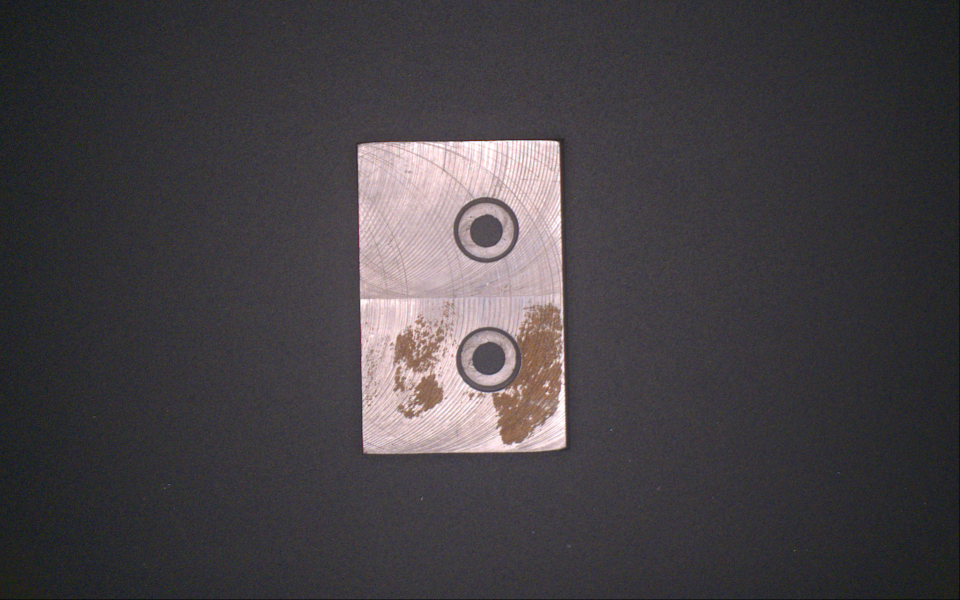
#> input picture Data/Camera/Basler/Image_001.png, 1920 x 1200 px, found by its file name (shown at 1/2 size)
$ python mod2.py
#> lines starting #> are read from the running program, lines starting #| are printed output that depends on the picture; pictures that were not available may be replaced by others from this repository, and a replacement may not be noted
import cv2
import numpy as np
import matplotlib.pyplot as plt
from skimage.exposure import match_histograms
import sys
# Add access to the custom utilities
if '../../src' not in sys.path:
    sys.path.append('../../src')
import Utilities.File_IO as File_IO

# ---- Load images ----
synthetic = cv2.imread(r"C:\projects\Synth_Eye\Data\Dataset_v1\images\train\Image_001.png")
#> synthetic is the input picture: shape (1200, 1920, 3); mean B, G, R 68.1, 64.3, 68.6
real = cv2.imread(r"C:\projects\Synth_Eye\Data\Dataset_v1\images\test\Image_Background_001.png")
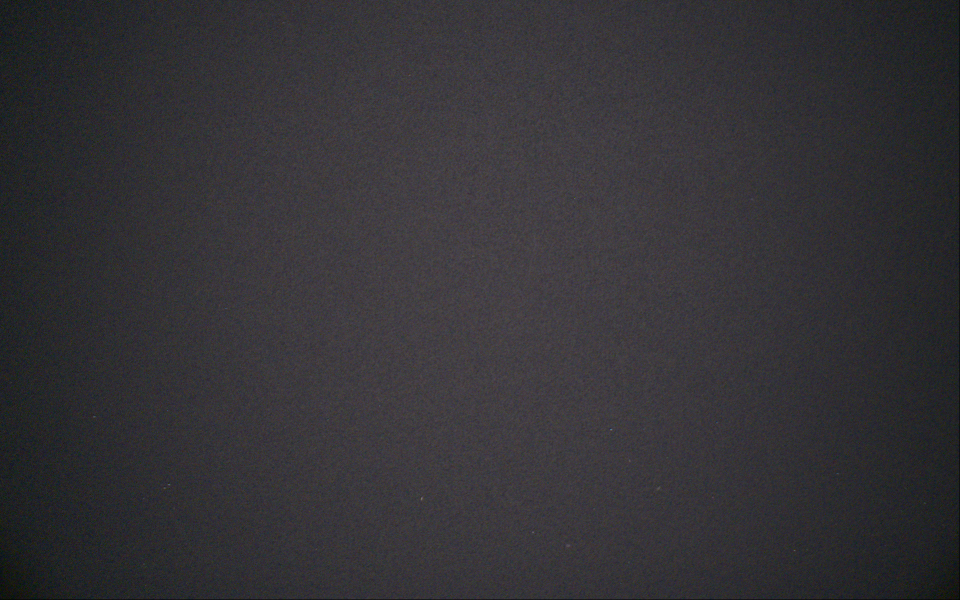
#> input picture Data/Camera/Basler/Image_000.png, 1920 x 1200 px, given in place of Image_Background_001.png, which was not available (shown at 1/2 size)
#> real is the input picture: shape (1200, 1920, 3); mean B, G, R 54.3, 50.5, 52.2

synthetic_rgb = cv2.cvtColor(synthetic, cv2.COLOR_BGR2RGB)
real_rgb = cv2.cvtColor(real, cv2.COLOR_BGR2RGB)

def add_realistic_noise(image, std=8):
#> called with std = 8
    noise = np.random.normal(0, std, image.shape).astype(np.int16)
    noisy = image.astype(np.int16) + noise
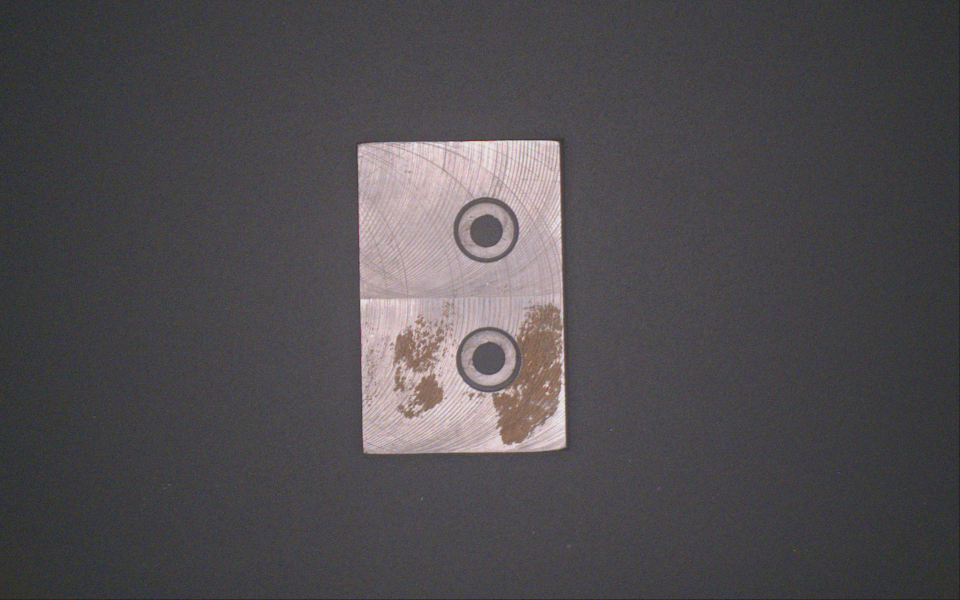
#> noisy: shape (1200, 1920, 3) int16 (shown at 1/2 size); mean R, G, B 68.6, 64.4, 68.1; drawn with min black and max white
    return np.clip(noisy, 0, 255).astype(np.uint8)
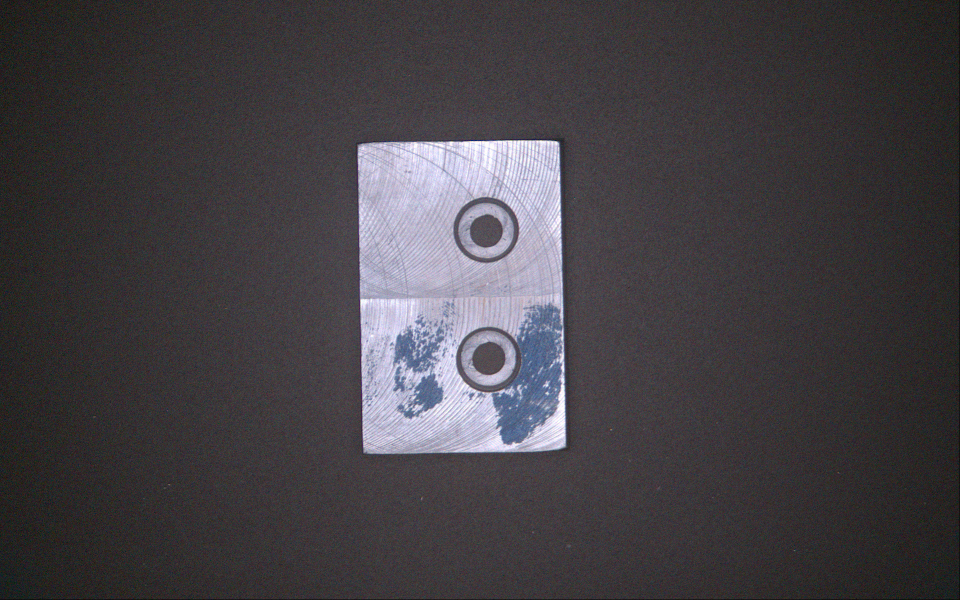
#> returned value: shape (1200, 1920, 3) (shown at 1/2 size); mean of channels 0, 1, 2 68.6, 64.4, 68.1; drawn as B, G, R

def adjust_color_style(image, alpha=0.95, beta=10):
#> called with alpha = 0.95, beta = 10
    adjusted = cv2.convertScaleAbs(image, alpha=alpha, beta=beta)
    warm_factor = np.random.uniform(1.02, 1.08)
    cool_factor = np.random.uniform(0.92, 0.98)
    warm_filter = np.array([[[warm_factor, 1.0, cool_factor]]])
    warmed = np.clip(adjusted * warm_filter, 0, 255).astype(np.uint8)
    return warmed

def apply_blur(image, kernel=(5, 5), sigma=1.0):
    return cv2.GaussianBlur(image, kernel, sigmaX=sigma)

def process_synthetic_image(image, real_ref):
    noisy = add_realistic_noise(image)
    blurred_once = apply_blur(noisy, kernel=(3, 3), sigma=0.5)
    styled = adjust_color_style(blurred_once)
    final = apply_blur(styled, kernel=(5, 5), sigma=1.0)
    return final

# ---- Run the pipeline ----
final_result = process_synthetic_image(synthetic_rgb, real_rgb)

# ---- Show result ----
plt.figure(figsize=(12, 5))
plt.subplot(1, 3, 1)
plt.title("Synthetic Image")
plt.imshow(synthetic_rgb)
plt.axis('off')

plt.subplot(1, 3, 2)
plt.title("Modified Synthetic Image")
plt.imshow(final_result)
plt.axis('off')

plt.subplot(1, 3, 3)
plt.title("Real-World Image")
plt.imshow(real_rgb)
plt.axis('off')

plt.tight_layout()
plt.show()
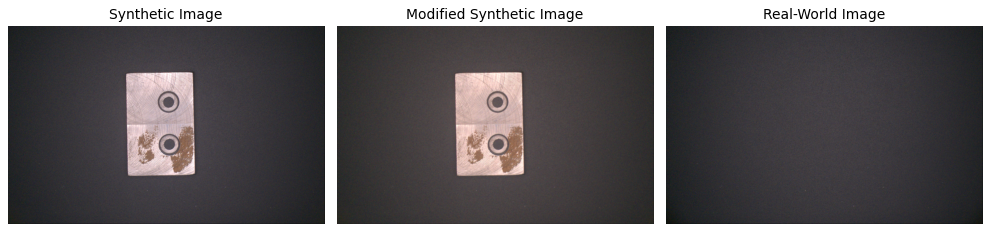
#> figure drawn by matplotlib, 3 panels
